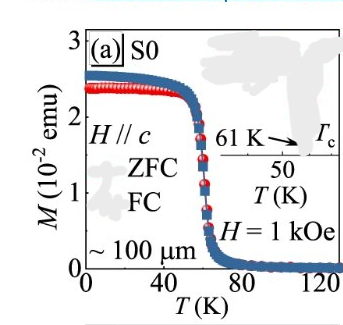
#> input picture panel_a_CrI3 (1).png, 343 x 325 px
$ python Image_Data_extractor.py
#> lines starting #> are read from the running program, lines starting #| are printed output that depends on the picture; after the words box and inside, x2 and y2 are one past the last pixel; in counts of white or black regions, pixels touching at a corner belong together
import numpy as np
import matplotlib.pyplot as plt
from PIL import Image
import pandas as pd

# 1. Load the image
img_path = "panel_a_CrI3 (1).png"
panel_a = Image.open(img_path).convert("RGB")
img_arr = np.array(panel_a)

# 2. Calibration: Defining the main plot boundaries (excluding labels and insets)
# You might need to tweak these slightly based on your exact file crop
p_top, p_bottom = 20, 290  # Pixels from top/bottom
p_left, p_right = 60, 340  # Pixels from left/right

# Physical axis limits from the image
x_min, x_max = 0, 120   # T (K)
y_min, y_max = 0, 3     # M (10^-2 emu)

# 3. Target Colors (R, G, B)
COLOR_ZFC = (220, 30, 30)   # Red circles
COLOR_FC  = (50, 80, 160)   # Blue squares
TOLERANCE = 50

def get_data_from_mask(img, target_color):
    # Create mask only within the main plot box
#> called with target_color = (220, 30, 30)
    roi = img[p_top:p_bottom, p_left:p_right]
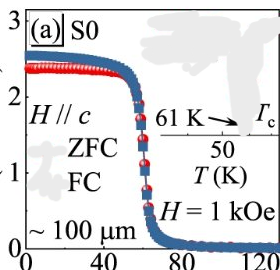
#> roi: shape (270, 280, 3); mean R, G, B 224.9, 224.5, 226.7
    mask = np.all(np.abs(roi.astype(int) - target_color) < TOLERANCE, axis=-1)
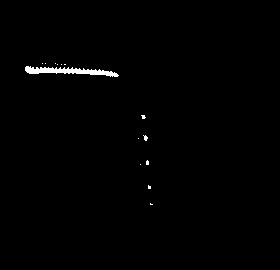
#> mask: shape (270, 280) bool; 0.73% white; 14 white regions (13 under 20 px), largest, box (x1, y1, x2, y2) and area: (25, 66, 119, 77) 482

    # Get pixel coordinates
    ys, xs = np.where(mask)
#> ys = 550 values from 63 to 204; xs = 550 values, max 152 at index 549, min 25 at index 11, mean 76.97

    # Map to physical values
    # x physical = x_min + (pixel_x / roi_width) * range
    T = x_min + (xs / (p_right - p_left)) * (x_max - x_min)
#> T = 550 values, max 65.14 at index 549, min 10.71 at index 11, mean 32.99
    # y physical = y_max - (pixel_y / roi_height) * range (because y=0 is top)
    M = y_max - (ys / (p_bottom - p_top)) * (y_max - y_min)
#> M = 550 values, max 2.3 at index 0, min 0.733 at index 547, mean 2.11

    return T, M

# 4. Extract and Bin
T_zfc_raw, M_zfc_raw = get_data_from_mask(img_arr, COLOR_ZFC)
#> T_zfc_raw has the same summary as T in get_data_from_mask; M_zfc_raw has the same summary as M in get_data_from_mask
T_fc_raw,  M_fc_raw  = get_data_from_mask(img_arr, COLOR_FC)
#> call 2 of get_data_from_mask, with target_color = (50, 80, 160)
#> in get_data_from_mask (call 2), `mask = np.all(np.abs(roi.astype(int) - target_color) < TOLERANCE, axis..`:
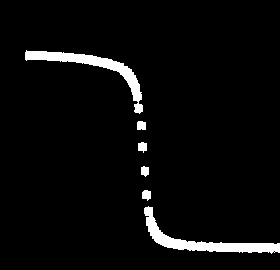
#> mask: shape (270, 280) bool; 4.1% white; 6 white regions, box (x1, y1, x2, y2) and area: (144, 206, 280, 254) 1474, (25, 50, 143, 114) 1354, (142, 190, 151, 201) 78, (138, 142, 147, 153) 77, (137, 121, 146, 130) 76, (141, 166, 149, 177) 70
#> in get_data_from_mask (call 2), `ys, xs = np.where(mask)`: ys = 3129 values from 50 to 253; xs = 3129 values, max 279 at index 2283, min 25 at index 22, mean 149.9
#> in get_data_from_mask (call 2), `T = x_min + (xs / (p_right - p_left)) * (x_max - x_min)`: T = 3129 values, max 119.6 at index 2283, min 10.71 at index 22, mean 64.23
#> in get_data_from_mask (call 2), `M = y_max - (ys / (p_bottom - p_top)) * (y_max - y_min)`: M = 3129 values, max 2.44 at index 0, min 0.189 at index 3128, mean 1.24
#> T_fc_raw has the same summary as T in get_data_from_mask; M_fc_raw has the same summary as M in get_data_from_mask

def bin_data(T, M, bins=80):
#> called with T = array of shape (550,), M = array of shape (550,), bins = 80
    df = pd.DataFrame({'T': T, 'M': M})
#> df = table of 550 rows and 2 columns
    df['T_bin'] = pd.cut(df['T'], bins=np.linspace(x_min, x_max, bins))
    binned = df.groupby('T_bin', observed=True).median().reset_index()
#> binned = table of 32 rows and 3 columns
    return binned['T'].values, binned['M'].values

T_zfc, M_zfc = bin_data(T_zfc_raw, M_zfc_raw)
#> T_zfc = 32 values from 11.57 to 64.29; M_zfc = 32 values, max 2.23 at index 0, min 0.911 at index 31, mean 2.07
T_fc,  M_fc  = bin_data(T_fc_raw,  M_fc_raw)
#> T_fc = 72 values from 11.14 to 119.1; M_fc = 72 values, max 2.39 at index 0, min 0.244 at index 69, mean 1.22

# 5. Save to CSV
# We use pandas for a clean, easy-to-load CSV format
pd.DataFrame({'Temp_K': T_zfc, 'Mag_emu_e2': M_zfc}).to_csv("CrI3_ZFC_Bulk.csv", index=False)
pd.DataFrame({'Temp_K': T_fc, 'Mag_emu_e2': M_fc}).to_csv("CrI3_FC_Bulk.csv", index=False)

# 6. Verification Plot
plt.figure(figsize=(8, 5))
plt.scatter(T_zfc, M_zfc, color='red', label='Extracted ZFC', s=10)
plt.scatter(T_fc, M_fc, color='blue', label='Extracted FC', s=10)
plt.axvline(61, color='black', linestyle='--', label=r'$T_c \approx 61$ K')
plt.title("Extracted $M$ vs $T$ for Bulk $CrI_3$")
plt.xlabel("Temperature (K)")
plt.ylabel("M ($10^{-2}$ emu)")
plt.legend()
plt.grid(True, alpha=0.3)
plt.show()
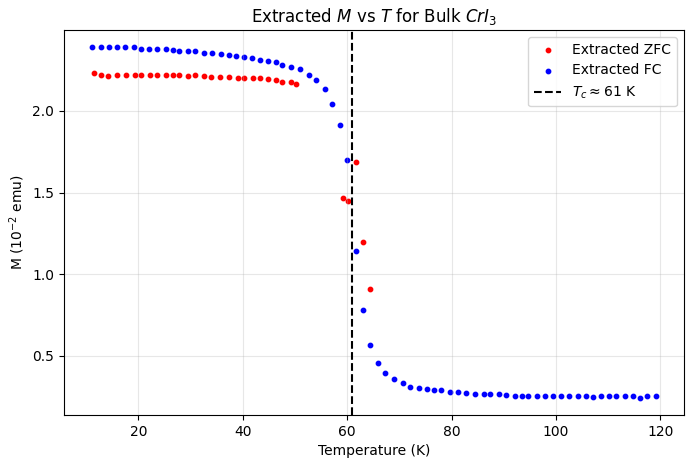
#> figure drawn by matplotlib, 1 panel

print("Files saved: CrI3_ZFC_Bulk.csv, CrI3_FC_Bulk.csv")
